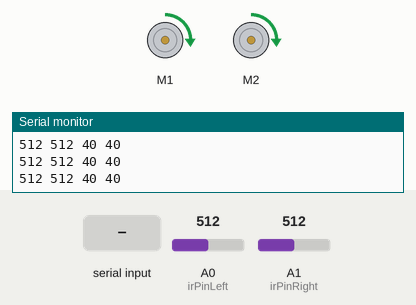
The sketch below on a simulated Arduino Uno, built with avr-gcc and run on an emulated ATmega328P. Parts: 2 × DC motor (green arrow = forward, orange = backward, longer = faster), the last lines printed to the serial monitor. The inputs (shaded band) are chosen by the test bench; at power-on: A0 (irPinLeft) = 512, A1 (irPinRight) = 512.

Above: at 1.2 s.
1.3 s: A0 (irPinLeft) set to 312
At 2.2 s:
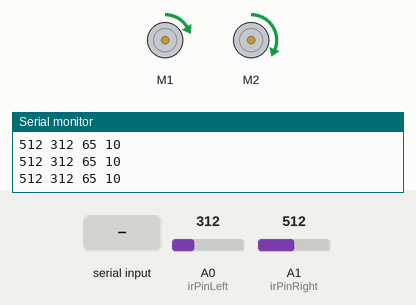
2.8 s: A0 (irPinLeft) set to 289
At 3.2 s:
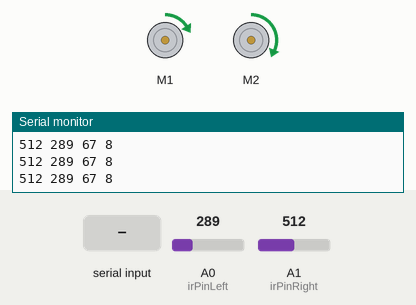
5.8 s: A1 (irPinRight) set to 828
At 6.7 s:
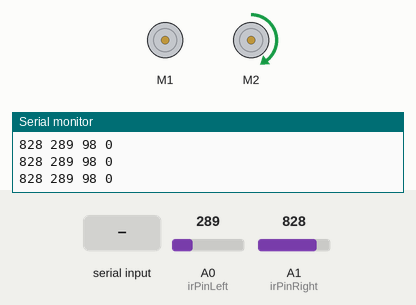
7.3 s: A1 (irPinRight) set to 855
At 7.8 s:
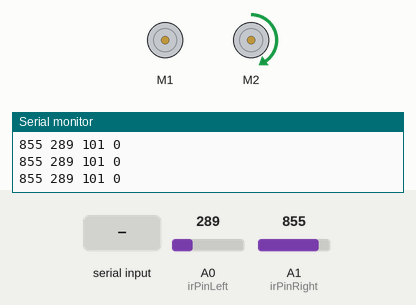
8.8 s: "1" received over Serial
At 10.0 s:
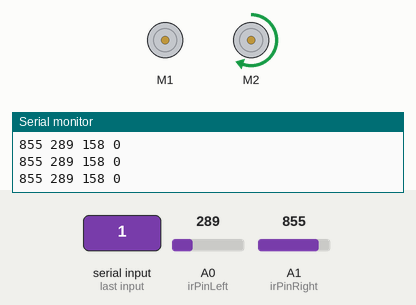
10.3 s: A1 (irPinRight) set to 986
At 11.5 s:
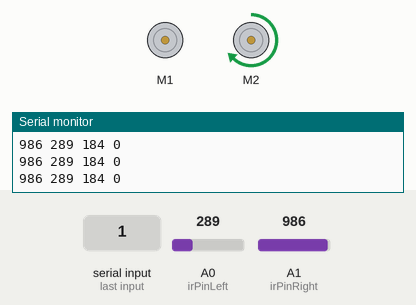
11.8 s: A1 (irPinRight) set to 1013
Timing chart, 0 to 14.8 s (numbered marks = the images above; inputs shaded):
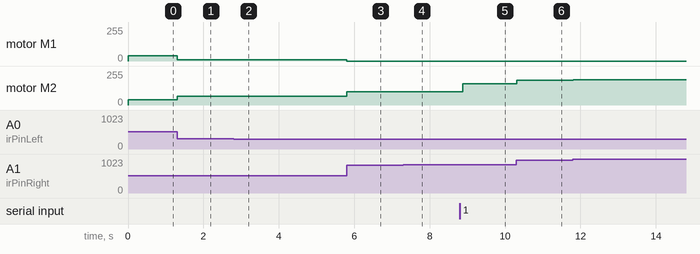

Measured:
- after the input at 1.3 s, motor M1: forward 40/255 → forward 10/255 at once; motor M2: forward 40/255 → forward 65/255 at once
- after the input at 2.8 s, motor M1: forward 10/255 → forward 8/255 at once; motor M2: forward 65/255 → forward 67/255 at once
- after the input at 5.8 s, motor M1: forward 8/255 → stopped at once; motor M2: forward 67/255 → forward 98/255 at once
- after the input at 7.3 s, motor M2: forward 98/255 → forward 101/255 at once
- after the input at 8.8 s, motor M2: forward 101/255 → forward 158/255 after 0.08 s
- after the input at 10.3 s, motor M2: forward 158/255 → forward 184/255 at once
- after the input at 11.8 s, motor M2: forward 184/255 → forward 189/255 at once

The sketch:

LineCar.ino
```cpp
#include <Wire.h>
#include <Adafruit_MotorShield.h>
#include "utility/Adafruit_PWMServoDriver.h"

Adafruit_MotorShield AFMS = Adafruit_MotorShield();

Adafruit_DCMotor *motorL = AFMS.getMotor(1);
Adafruit_DCMotor *motorR = AFMS.getMotor(2);

int irValLeft = 0;
int irValRight = 0;

int irPinLeft = A0;
int irPinRight = A1;

int senseThresh = 50;
int irDiff = 0;

int inBase = 30;
int outBase = 45;
int leftSpeed = 0;
int rightSpeed = 0;
int straight = 40;

int pC = 10;

char command;

void setup() {
  Serial.begin(9600);

  AFMS.begin();

  motorL->setSpeed(50);
  motorL->run(FORWARD);
  // turn on motor
  motorL->run(RELEASE);

  motorR->setSpeed(50);
  motorR->run(FORWARD);
  // turn on motor
  motorR->run(RELEASE);
}

void loop() {
  motorR->run(FORWARD);
  motorL->run(FORWARD);

  if (Serial.available() > 0) {
    // Flush out all 'd' values from serial sent by python
    Serial.flush();
    command = Serial.read();
    setPval(command);
  }


  // Read in IR sensor data
  irValLeft = analogRead(irPinLeft);
  irValRight = analogRead(irPinRight);
  irDiff = irValLeft - irValRight;


  // Detect if car is crossing on right side
  if (irDiff > senseThresh) {
    rightSpeed = inBase-irDiff/pC;
    leftSpeed = outBase+irDiff/pC;
  }

  // Detect if car is crossing on left side
  if (irDiff < -senseThresh) {
    rightSpeed = outBase-irDiff/pC;
    leftSpeed = inBase+irDiff/pC;
  }

  // Else, set speeds to be equal
  if (irDiff < senseThresh && irDiff > -senseThresh) {
    leftSpeed = straight;
    rightSpeed = straight;
  }

  if (rightSpeed < 0) {
   rightSpeed = 0;
  }

  if (leftSpeed < 0) {
    leftSpeed = 0;
  }

  // Sets motor speeds to determined values
  motorR->setSpeed(rightSpeed);
  motorL->setSpeed(leftSpeed);

  // Writes all values to Serial for data collection
  Serial.print(irValRight);
  Serial.print(" ");
  Serial.print(irValLeft);
  Serial.print(" ");
  Serial.print(rightSpeed);
  Serial.print(" ");
  Serial.print(leftSpeed);
  Serial.print(" \n");
}

void setPval(char pVal) {
  if (pVal == '1') {
    pC = 5;
  }
  if (pVal == '2') {
    pC = 10;
  }
  if (pVal == '3') {
    pC = 15;
  }
}
```
